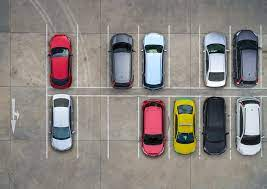
#> input picture cars.jpeg, 267 x 189 px
$ python set_regions.py cars.jpeg
#> lines starting #> are read from the running program, lines starting #| are printed output that depends on the picture
import os
import numpy as np
import cv2
import pickle
import argparse
import matplotlib.pyplot as plt
from matplotlib.patches import Polygon
from matplotlib.widgets import PolygonSelector
from matplotlib.collections import PatchCollection
from shapely.geometry import box
from shapely.geometry import Polygon as shapely_poly

points = []
prev_points = []
patches = []
total_points = []
breaker = False

class SelectFromCollection(object):
    def __init__(self, ax):
        self.canvas = ax.figure.canvas
        self.poly = PolygonSelector(ax, self.onselect)
        self.ind = []

    def onselect(self, verts):
        global points
        points = verts
        self.canvas.draw_idle()

    def disconnect(self):
        self.poly.disconnect_events()
        self.canvas.draw_idle()

def break_loop(event):
    global breaker
    global globSelect
    global savePath
    if event.key == 'b':
        globSelect.disconnect()
        if os.path.exists(savePath):
            os.remove(savePath)

        print("data saved in "+ savePath + " file")
        with open(savePath, 'wb') as f:
            pickle.dump(total_points, f, protocol=pickle.HIGHEST_PROTOCOL)
            exit()

def onkeypress(event):
    global points, prev_points, total_points
    global patches
    global points
    if event.key == 'q':
        print("New quadrilateral: points =", len(points))
        points = []

    if event.key == 'q':
        patches = []
    if event.key == 'n':
        pts = np.array(points, dtype=np.int32)
        if points != prev_points and len(set(points)) == 4:
            print("Points : "+str(pts))
            patches.append(Polygon(pts))
            total_points.append(pts)
            prev_points = points

if __name__ == '__main__':
    parser = argparse.ArgumentParser()
    parser.add_argument('image_path', help="Path of image file")
    parser.add_argument('--out_file', help="Name of the output file", default="regions.p")
    args = parser.parse_args()

    global globSelect
    global savePath
    savePath = args.out_file if args.out_file.endswith(".p") else args.out_file+".p"

    print("\n> Select a region in the figure by enclosing them within a quadrilateral.")
    print("> Press the 'f' key to go full screen.")
    print("> Press the 'esc' key to discard current quadrilateral.")
    print("> Try holding the 'shift' key to move all of the vertices.")
    print("> Try holding the 'ctrl' key to move a single vertex.")
    print("> After marking a quadrilateral press 'n' to save current quadrilateral and then press 'q' to start marking a new quadrilateral")
    print("> When you are done press 'b' to Exit the program\n")

    IMAGE_PATH = args.image_path
    cnt=0
    rgb_image = cv2.imread(IMAGE_PATH)
#> rgb_image is the input picture: shape (189, 267, 3); mean B, G, R 128.3, 132.2, 138.7
    rgb_image = rgb_image[:, :, ::-1]
    # [8 lines of commented-out code are left out]

    while True:
        fig, ax = plt.subplots()
        image = rgb_image
        ax.imshow(image)

        p = PatchCollection(patches, alpha=0.7)
        p.set_array(10*np.ones(len(patches)))
        ax.add_collection(p)

        globSelect = SelectFromCollection(ax)
        bbox = plt.connect('key_press_event', onkeypress)
        break_event = plt.connect('key_press_event', break_loop)
        plt.show()
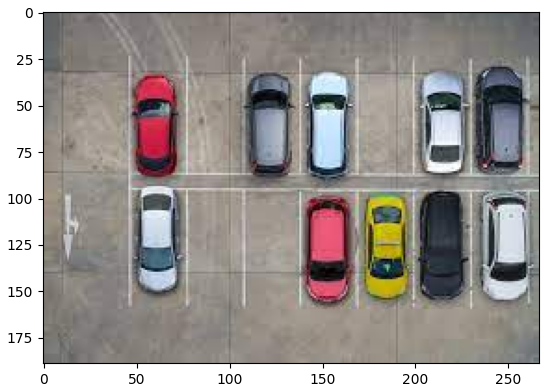
#> figure drawn by matplotlib, 1 panel
        globSelect.disconnect()
